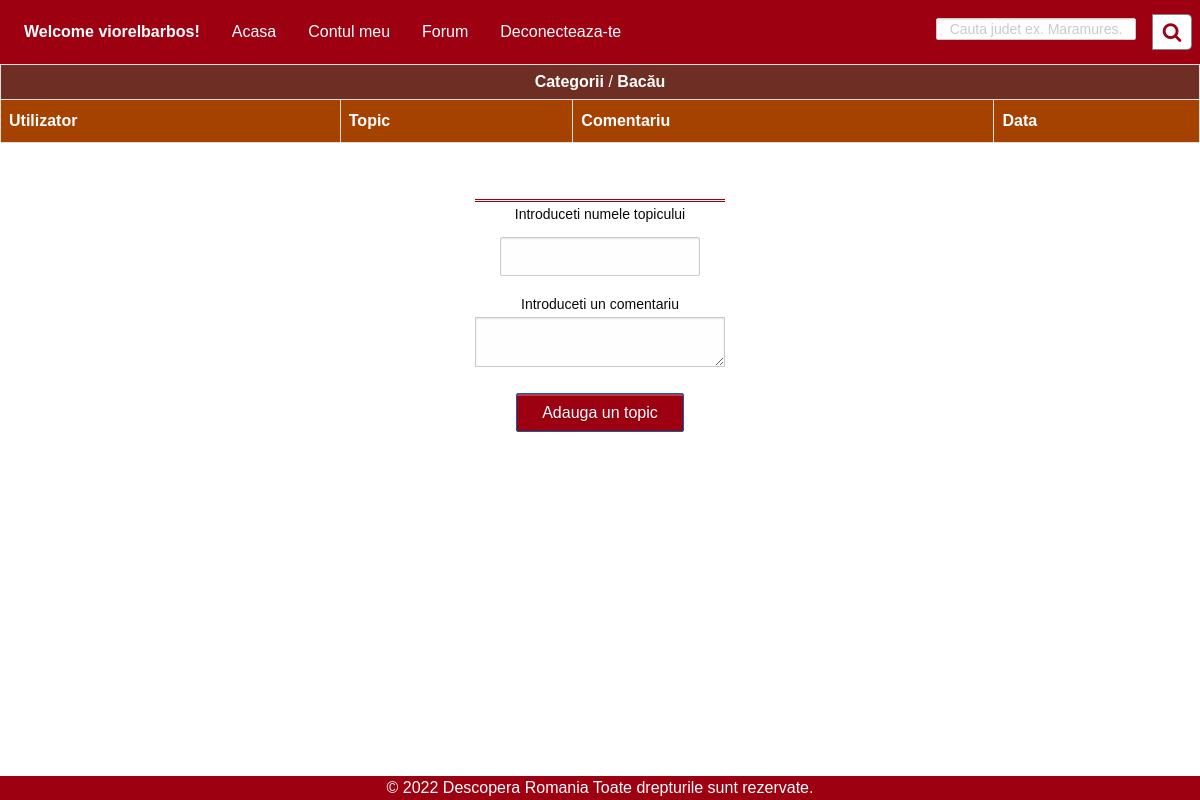
Page /topic.php?jud=Bacău (signed in) on the committed database.
### tables this page shows
CREATE TABLE `pages` (
  `id` int(11) NOT NULL,
  `pg_name` varchar(20) NOT NULL,
  `nume_meniu` varchar(17) NOT NULL,
  `tip_user` int(11) NOT NULL
);

### header-admin.php (the view, shortened to what this page needs)
<link rel="stylesheet" href="https://cdnjs.cloudflare.com/ajax/libs/font-awesome/4.7.0/css/font-awesome.min.css">
<div class="top-bar">
        <div class="top-bar-left">
            <ul class="dropdown menu" data-dropdown-menu>
                <li class="menu-text">Welcome <?php echo $_SESSION['username']; ?>!</li>
                <?php
                    include('verificare.php');
                    $user_type = $_SESSION['type'];
                    $sql_pagini = "SELECT * FROM pages WHERE tip_user in ('$user_type', '2')";
                    $result_pagini = mysqli_query($con, $sql_pagini);
                    while ($table_data = mysqli_fetch_array($result_pagini, MYSQLI_ASSOC)) {
                        echo "<li><a href=".$table_data['pg_name'].">".$table_data['nume_meniu']."</a></li>";
                    }
                ?>
            </ul>
        </div>
        <div class="wrap">
            <div class="search">
            <form id="usrform" action="" method="post">
                <input name = "cautare" type="text" class="searchTerm" placeholder="Cauta judet ex. Maramures.">
                    <button name ="cauta" type="submit" class="searchButton"><i class="fa fa-search"></i></button>
            </form>
            </div>
        </div>
</div>

### css/app.css (style rules this page uses)
.search { width: 100%; position: relative; display: flex; }
.searchTerm { width: 100%; border: 3px solid #00B4CC; border-right: none; height: 20px; border-radius: 5px 0 0 5px; outline: none; color: #9DBFAF; }
.searchButton { width: 40px; height: 36px; border: 1px solid #0000007c; background: #ffffff; text-align: center; color: #9d0011; border-radius: 0 5px 5px 0; cursor: pointer; font-size: 20px; float: right; }

### css/styleAuth.css (style rules this page uses)
body { font-family: Arial, Sans-Serif; }
a { color: #0067ab; text-decoration: none; }
input[type='text'], input[type='email'], input[type='password'] { width: 200px; border-radius: 2px; border: 1px solid #CCC; padding: 10px; color: #333; font-size: 14px; margin-top: 10px; text-align: center; }

### topic.php (style rules this page uses)
body { background-color: rgb(255, 255, 255); background-color: rgb(255, 255, 255); display: flex; justify-content: center; flex-direction: column; align-items: center; }
.top-bar, .top-bar ul { background-color: #ff0000; color: white; }
.top-bar { width:100%; }
a { color: white; }

### header-admin.php (style rules this page uses)
.wrap form { width: 313px; justify-content: flex-end; display: flex; align-items: center; flex-direction: row; }
.wrap { width:313px; }
.top-bar, .top-bar ul { background-color: #9d0011; }

### rows in the picture
pages: nume_meniu "Acasa"
pages: nume_meniu "Contul meu"
pages: nume_meniu "Forum"
pages: nume_meniu "Deconecteaza-te"

### other values in the picture
$_SESSION['username'] "viorelbarbos"
$_GET['jud'] "Bacău"
